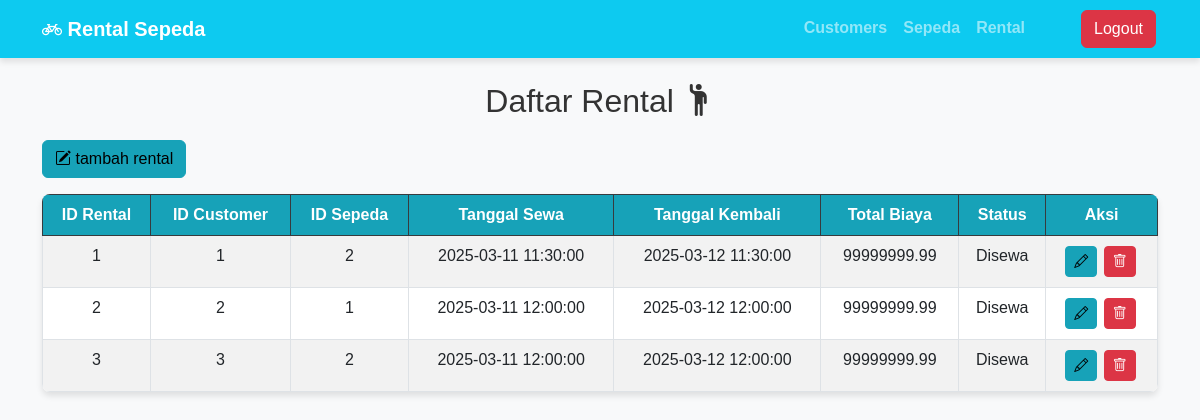
/dashboard/rental_index.php, run on the app's committed database.
### tables this page shows
CREATE TABLE `rental` (
  `id_rental` int(11) NOT NULL,
  `id_customer` int(11) NOT NULL,
  `id_sepeda` int(11) NOT NULL,
  `tanggal_sewa` datetime NOT NULL,
  `tanggal_kembali` datetime DEFAULT NULL,
  `total_biaya` decimal(10,2) NOT NULL,
  `status` enum('Disewa','Dikembalikan') NOT NULL DEFAULT 'Disewa',
  `created_at` timestamp NOT NULL DEFAULT current_timestamp()
);

### dashboard/rental_index.php (the view, shortened to what this page needs)
<?php
include 'config.php';
$result = $conn->query("SELECT * FROM rental");
?>
<!DOCTYPE html>
<html lang="id">
<head>
    <link href="https://cdn.jsdelivr.net/npm/bootstrap@5.3.0/dist/css/bootstrap.min.css" rel="stylesheet">
    <link rel="stylesheet" href="https://cdn.jsdelivr.net/npm/bootstrap-icons@1.11.3/font/bootstrap-icons.min.css">
    <link rel="stylesheet" href="style.css">
</head>
<body>
<nav class="navbar navbar-expand-lg navbar-dark bg-info ">
        <div class="container">
            <a class="navbar-brand fw-bolder" href="#"><i class="bi bi-bicycle"></i> Rental Sepeda</a>
            <div class="collapse navbar-collapse fw-bolder" id="navbarNav">
                <ul class="navbar-nav ms-auto">
                    <li class="nav-item"><a class="nav-link" href="index.php">Customers</a></li>
                    <li class="nav-item"><a class="nav-link" href="sepeda_index.php">Sepeda</a></li>
                    <li class="nav-item"><a class="nav-link" href="rental_index.php">Rental</a></li>
                    <a href="../auth/logout.php" class="btn btn-danger ms-5 ">Logout</a>
                </ul>
            </div>
        </div>
    </nav>
    <div class="container mt-4">
        <h2>Daftar Rental <i class="bi bi-person-raised-hand"></i></h2>
        <a href="rental_create.php" class="btn btn-info mb-3"><i class="bi bi-pencil-square"></i> tambah rental</a>
        <table class="table table-striped table-bordered text-center">
            <thead class="table-dark">
                <tr>
                    <th>ID Rental</th>
                    <th>ID Customer</th>
                    <th>ID Sepeda</th>
                    <th>Tanggal Sewa</th>
                    <th>Tanggal Kembali</th>
                    <th>Total Biaya</th>
                    <th>Status</th>
                    <th>Aksi</th>
                </tr>
            </thead>
            <tbody>
                <?php while ($row = $result->fetch_assoc()): ?>
                <tr>
                    <td><?php echo $row['id_rental']; ?></td>
                    <td><?php echo $row['id_customer']; ?></td>
                    <td><?php echo $row['id_sepeda']; ?></td>
                    <td><?php echo $row['tanggal_sewa']; ?></td>
                    <td><?php echo $row['tanggal_kembali']; ?></td>
                    <td><?php echo $row['total_biaya']; ?></td>
                    <td><?php echo $row['status']; ?></td>
                    <td>
                        <a href="rental_update.php?id=<?php echo $row['id_rental']; ?>" class="btn btn-info btn-sm"><i class="bi bi-pencil"></i></a>
                        <a href="rental_delete.php?id=<?php echo $row['id_rental']; ?>" class="btn btn-danger btn-sm" onclick="return confirm('Yakin ingin menghapus?');"><i class="bi bi-trash"></i></a>
                    </td>
                </tr>
                <?php endwhile; ?>
            </tbody>
        </table>
    </div>
</body>
</html>

### dashboard/style.css (style rules this page uses)
body { font-family: 'Arial', sans-serif; background-color: #f8f9fa; }
.navbar { box-shadow: 0px 4px 6px rgba(0, 0, 0, 0.1); }
.container h2 { text-align: center; color: #333; margin-bottom: 20px; }
.table { background-color: white; border-radius: 8px; overflow: hidden; box-shadow: 0px 4px 6px rgba(0, 0, 0, 0.1); }
.table th { background-color: #17a2b8; color: white; }
.btn-info { background-color: #17a2b8; border-color: #17a2b8; }
.btn-warning, .btn-danger { margin: 2px; }

### data on the page
rental: id_rental "1", id_customer "1", id_sepeda "2", tanggal_sewa "2025-03-11 11:30:00", tanggal_kembali "2025-03-12 11:30:00", total_biaya "99999999.99", status "Disewa"
rental: id_rental "2", id_customer "2", id_sepeda "1", tanggal_sewa "2025-03-11 12:00:00", tanggal_kembali "2025-03-12 12:00:00", total_biaya "99999999.99", status "Disewa"
rental: id_rental "3", id_customer "3", id_sepeda "2", tanggal_sewa "2025-03-11 12:00:00", tanggal_kembali "2025-03-12 12:00:00", total_biaya "99999999.99", status "Disewa"
